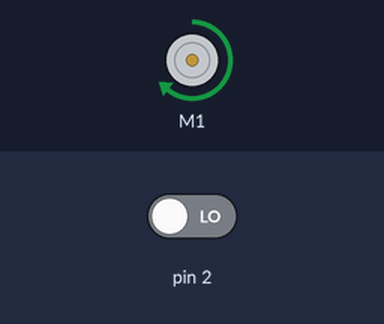
This sketch was run on a simulated Arduino Uno, built with avr-gcc and run on an emulated ATmega328P. Parts: DC motor (green arrow = forward, orange = backward, longer = faster). Inputs (shaded band) come from the test bench; at power-on: pin 2 LOW. What the sketch prints to the serial monitor is not drawn.

Above: at 0.1 s.
Timing chart, 0 to 1.6 s (numbered marks = the images above):
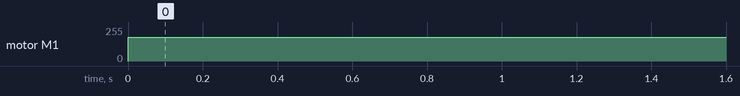

The sketch:

DC_Motor_New.ino
```cpp
#include <AFMotor.h>

AF_DCMotor motor(1);

int defaultSpeed;
int clk;
int lastCLK = 0;
int count = 0;

void setup() {
  // put your setup code here, to run once:
  defaultSpeed = 180;
  motor.setSpeed(defaultSpeed);
  motor.run(RELEASE);
  Serial.begin(9600);
  pinMode(2,INPUT);
  attachInterrupt(digitalPinToInterrupt(2), ClockChanged, RISING);
}

void loop() {
  // put your main code here, to run repeatedly:
  motor.run(FORWARD);
  Serial.println(count);
  delay(500);
}

void ClockChanged()
{
  int clkValue = digitalRead(2);//Read the CLK pin level
    //count += (clkValue != dtValue ? 1 : -1);//CLK and inconsistent DT + 1, otherwise - 1
    count++;

}
```

Measured:
- by itself, motor M1: stopped → forward 180/255 at 0.00 s
